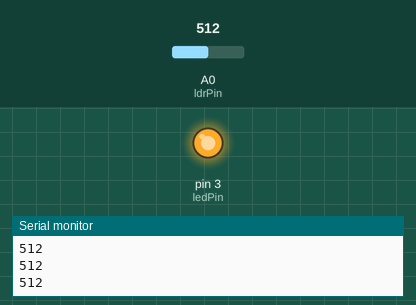
This sketch was run on a simulated Arduino Uno, built with avr-gcc and run on an emulated ATmega328P. Parts: output pins drawn as LEDs (lit = HIGH), the last lines printed to the serial monitor. Inputs (shaded band) come from the test bench; at power-on: A0 (ldrPin) = 512.

Above: at 1.2 s.
1.3 s: A0 (ldrPin) set to 215
2.8 s: A0 (ldrPin) set to 190
At 3.8 s:
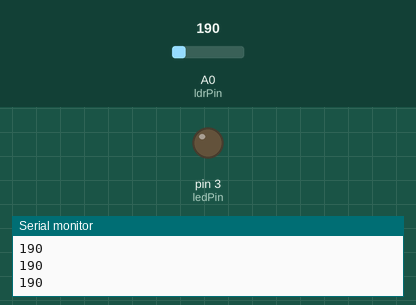
4.3 s: A0 (ldrPin) set to 210
At 5.0 s:
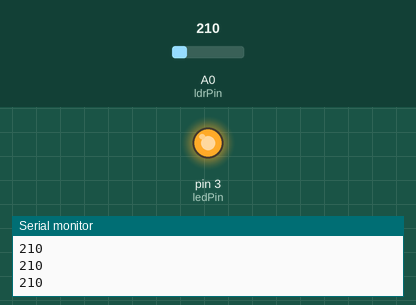
5.9 s: A0 (ldrPin) set to 122
At 6.4 s:
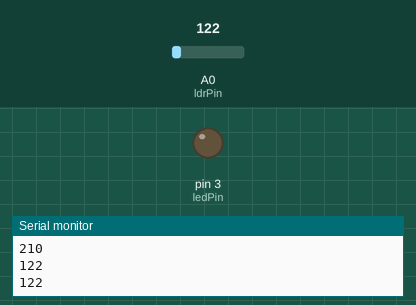
Timing chart, 0 to 8.5 s (numbered marks = the images above; inputs shaded):
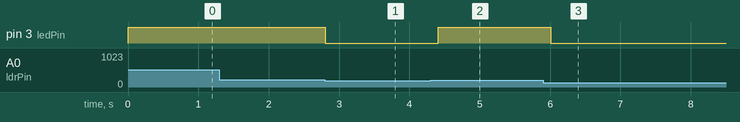

Measured:
- the behaviour switches between 200 and 199 on A0 (ldrPin) (found by bisection; images 0 and 1)
- after the input at 2.8 s, pin 3 (ledPin): HIGH → LOW at once
- after the input at 4.3 s, pin 3 (ledPin): LOW → HIGH after 0.11 s
- after the input at 5.9 s, pin 3 (ledPin): HIGH → LOW after 0.11 s

The sketch:

ldr.ino
```cpp
//Sensor de luz

int ledPin = 3;
int ldrPin = 0; //LDR no pino analígico 8
int ldrValor = 0; //Valor lido do LDR

void setup() {
 pinMode(ledPin,OUTPUT); //define a porta 3 como saída
 Serial.begin(9600); //Inicia a comunicação serial
}

void loop() {
 ///ler o valor do LDR
 ldrValor = analogRead(ldrPin); //O valor lido será entre 0 e 1023

 //se o valor lido for maior que 500, liga o led
 if (ldrValor>= 200) digitalWrite(ledPin,HIGH);
 // senão, apaga o led
 else digitalWrite(ledPin,LOW);

 //imprime o valor lido do LDR no monitor serial
 Serial.println(ldrValor);
 delay(200);
}
```
